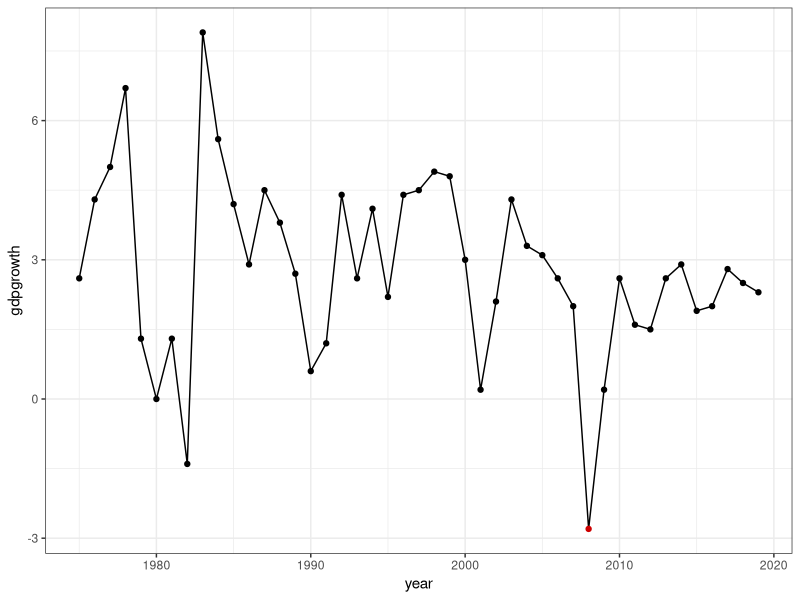
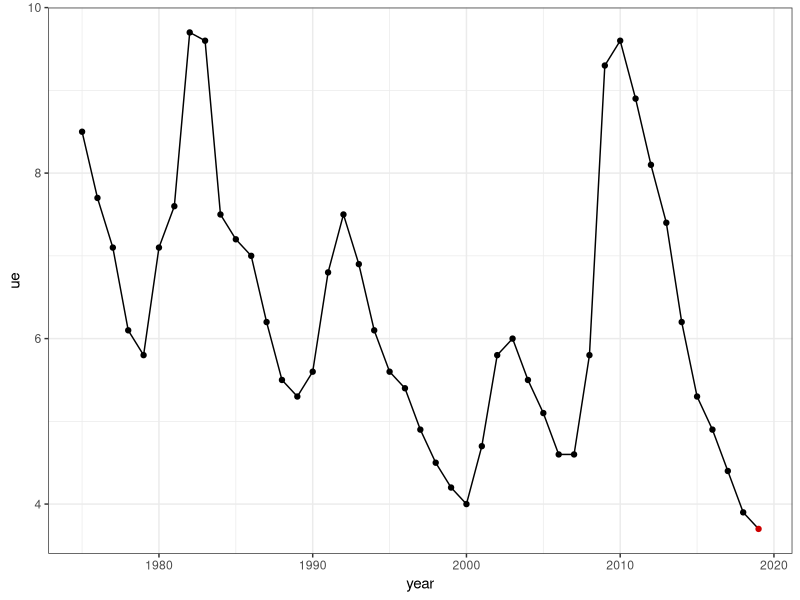
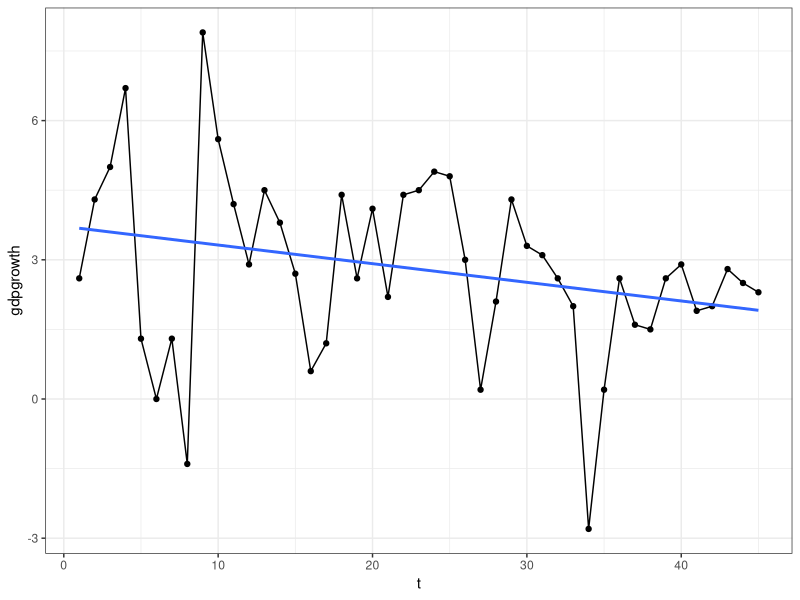
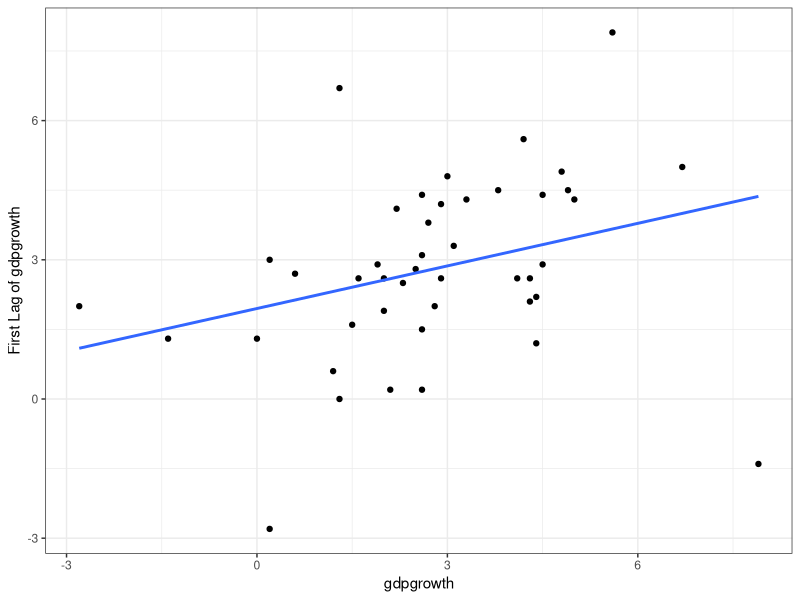
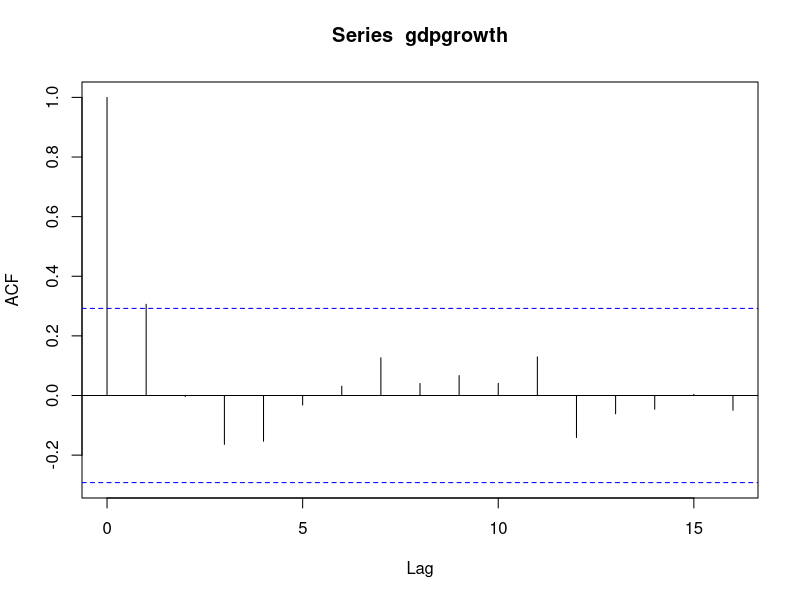

Generate these figures, in order, with R:
library(ggplot2)
library(ggthemes)
library(dplyr)

tableb1 = read.csv("GDPdata.csv")[,-1]
tableb27 = read.csv("Unemployment.csv")[,-1]

#1a
USeconomy = cbind.data.frame(year = tableb1$Yr, gdpgrowth = tableb1$GDP, ue = tableb27$Unemployment.Rate)

#1b 
USeconomy$min = ifelse(USeconomy$gdpgrowth == min(USeconomy$gdpgrowth), "Min", "N")
USeconomy %>% ggplot(aes(x = year, y = gdpgrowth)) + geom_line() + theme_bw() + 
  geom_point(aes(color = min)) + theme(legend.position = "none") + scale_color_manual(values = c("red3", "black"))

"The minimum GDP growth is -2.8% and it happened in 2008"

#1c 
USeconomy$minUE = ifelse(USeconomy$ue == min(USeconomy$ue), "Min", "N")
USeconomy %>% ggplot(aes(x = year, y = ue)) + geom_line() + theme_bw() + 
  geom_point(aes(color = minUE)) + theme(legend.position = "none") + scale_color_manual(values = c("red3", "black"))

"The minimum unemployment rate is 3.7% and it happened in 2019"

#1d 
USeconomy$t <- seq(1, nrow(USeconomy))
USeconomy = USeconomy %>% select(t, year, gdpgrowth, ue)
model <- lm(gdpgrowth ~ t, data = USeconomy)
summary(model)

USeconomy %>% ggplot(aes(x = t, y = gdpgrowth)) + geom_line() + theme_bw() + 
  geom_point() + theme(legend.position = "none") + 
  scale_color_manual(values = c("red3", "black")) + geom_smooth(method = "lm", formula = "y~x", se = F) 

"The intercept coefficient is 3.71980 "

"The slope coefficient is -0.04108. This measures the change in gdp growth from one period to the next. So if t increases by
one unit (one year), gdp growth will decrease by 0.04%" 

#1e
X = USeconomy$gdpgrowth
Xlag = X %>% lag()
lag.df = cbind.data.frame(gdpgrowth = X, FirstDiff = Xlag)
lag.df %>% ggplot(aes(x = gdpgrowth, y = FirstDiff)) + geom_point() + 
  geom_smooth(method = "lm", formula = "y~x", se = F) + theme_bw() + scale_y_continuous("First Lag of gdpgrowth")

"The association between gdpgrowth and its first lag is positive, but the correlation between the two
appears to be weak."

#1f
par(mfrow = c(1, 1))
gdpgrowth = X
acf(gdpgrowth, lag.max = 16)
acf(gdpgrowth, lag.max = 16, plot = F)

"Not stationary"














